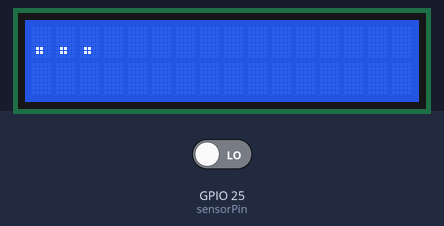
Bench run of a sketch on a simulated ESP32. Parts: 16×2 character LCD. The test bench sets the inputs (shaded band); at power-on: GPIO 25 (sensorPin) LOW.

Above: at 1.2 s.
1.3 s: GPIO 25 (sensorPin) driven HIGH
At 2.7 s:
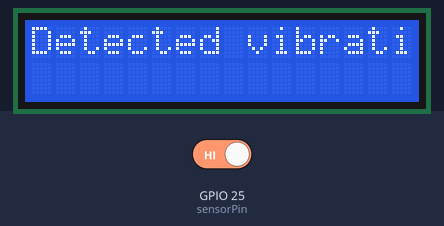
3.2 s: GPIO 25 (sensorPin) driven LOW
At 4.3 s:
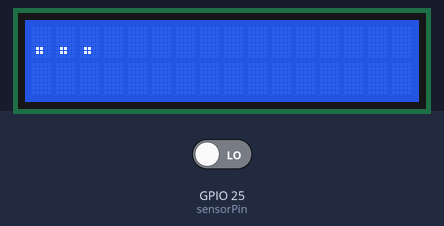
Timing chart, 0 to 6.2 s (numbered marks = the images above; inputs shaded):
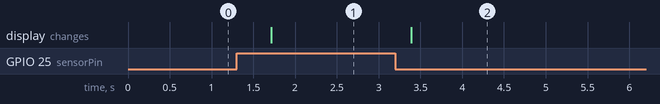

The sketch:

SW-420.ino
```cpp
#include <LiquidCrystal_I2C.h>

// set the LCD number of columns and rows
int lcdColumns = 16;
int lcdRows = 2;

// set LCD address, number of columns and rows
// if you don't know your display address, run an I2C scanner sketch
LiquidCrystal_I2C lcd(0x27, lcdColumns, lcdRows);

const int sensorPin = 25;

void setup() {
  // initialize LCD
  lcd.init();
  // turn on LCD backlight
  lcd.backlight();
  pinMode(sensorPin, INPUT);  // Set the sensorPin as an input pin
}

void loop() {
  if (digitalRead(sensorPin)) {               // Check if there is any vibration detected by the sensor
    lcd.clear();
    lcd.setCursor(0, 0);
    lcd.print("Detected vibration...");  // Print "Detected vibration..." if vibration detected
  }
  else {
    lcd.clear();
    lcd.setCursor(0, 0);
    lcd.print("...");  // Print "..." other wise
  }

  // Add a delay to avoid flooding the serial monitor
  delay(400);
}
```

Measured:
- after the input at 1.3 s, the display: changes after 0.41 s (image 1)
- after the input at 3.2 s, the display: changes after 0.19 s (image 2)
